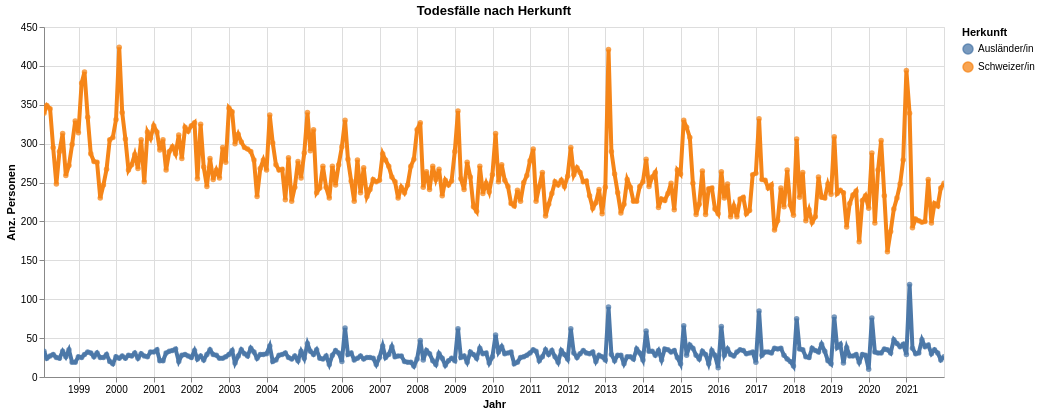

The code cell stored with this chart in its notebook:
### Code cell
myTitle ="Todesfälle nach Herkunft"

highlight = alt.selection(type='single', on='mouseover',
                          fields=['HerkunftLang'], nearest=True)
#x='date:StichtagDatJahr',
base = alt.Chart(myAgg.reset_index().query('sum_WBev>1'), title=myTitle).encode(
    x=alt.X('StichtagDat', axis=alt.Axis(title='Jahr'))# , axis=alt.Axis(format='%', title='percentage')
    , y=alt.X('sum_WBev', axis=alt.Axis(title='Anz. Personen'))
    , color=alt.Color('HerkunftLang', legend=alt.Legend(title="Herkunft"))  
    ,tooltip=['StichtagDat', 'HerkunftLang', 'sum_WBev']    
)
points = base.mark_circle().encode(
    opacity=alt.value(0.75)
).add_selection(
    highlight
).properties(
    width=900 , height=350
)
lines = base.mark_line().encode(
    size=alt.condition(~highlight, alt.value(0.5), alt.value(4))
).interactive()

lines + points

### Figure 1 — Vega-Lite specification as saved in the notebook (floating-point values rounded to 4 significant figures; data arrays with more than 128 entries replaced by an {"elided": "..."} marker saying what was removed)
{"config": {"view": {"continuousWidth": 400, "continuousHeight": 300}}, "layer": [{"mark": "line", "encoding": {"color": {"type": "nominal", "field": "HerkunftLang", "legend": {"title": "Herkunft"}}, "size": {"condition": {"value": 0.5, "selection": {"not": "selector033"}}, "value": 4}, "tooltip": [{"type": "temporal", "field": "StichtagDat"}, {"type": "nominal", "field": "HerkunftLang"}, {"type": "quantitative", "field": "sum_WBev"}], "x": {"type": "temporal", "axis": {"title": "Jahr"}, "field": "StichtagDat"}, "y": {"type": "quantitative", "axis": {"title": "Anz. Personen"}, "field": "sum_WBev"}}, "selection": {"selector034": {"type": "interval", "bind": "scales", "encodings": ["x", "y"]}}, "title": "Todesfälle nach Herkunft"}, {"mark": "circle", "encoding": {"color": {"type": "nominal", "field": "HerkunftLang", "legend": {"title": "Herkunft"}}, "opacity": {"value": 0.75}, "tooltip": [{"type": "temporal", "field": "StichtagDat"}, {"type": "nominal", "field": "HerkunftLang"}, {"type": "quantitative", "field": "sum_WBev"}], "x": {"type": "temporal", "axis": {"title": "Jahr"}, "field": "StichtagDat"}, "y": {"type": "quantitative", "axis": {"title": "Anz. Personen"}, "field": "sum_WBev"}}, "height": 350, "selection": {"selector033": {"type": "single", "on": "mouseover", "fields": ["HerkunftLang"], "nearest": true}}, "title": "Todesfälle nach Herkunft", "width": 900}], "data": {"name": "data-a97e3820b38846163d35f4f72b26708d"}, "$schema": "https://vega.github.io/schema/vega-lite/v4.8.1.json", "datasets": {"data-a97e3820b38846163d35f4f72b26708d": {"elided": "576 records"}}}
